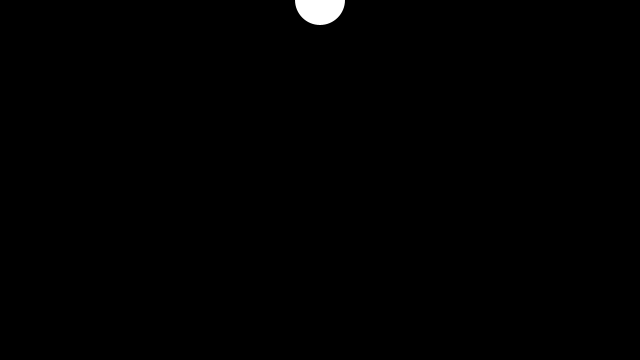
Frame 1 (no input)
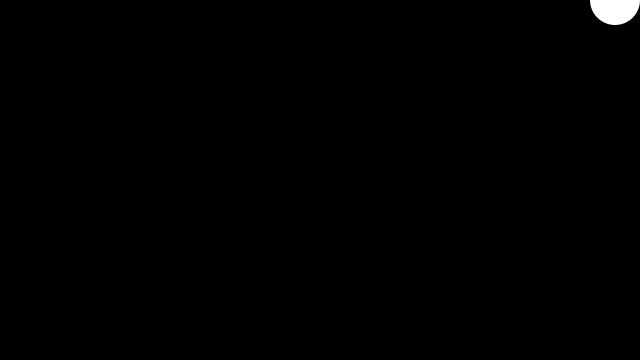
Frame 60 (the mouse pressed at the canvas centre just before this capture)
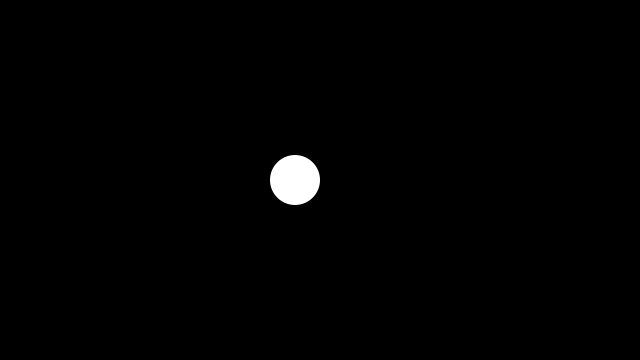
Frame 120 (the mouse held since frame 60 and released just before this capture)

The Processing sketch that drew these frames (run headless with seeded random() and noise(); from frame 60 on, the mouse is pressed at the canvas centre):

// Processing sketch: w2_stp4
// ── w2_stp4.pde
float circleX = 320;

void setup() {
  size(640, 360);
}

void mousePressed() {
  circleX = 0;
}

void draw() {
  background(0);
  
  noStroke();
  fill(255);
  circle(circleX, mouseY, 50);
  
  circleX = circleX + 5;
}
